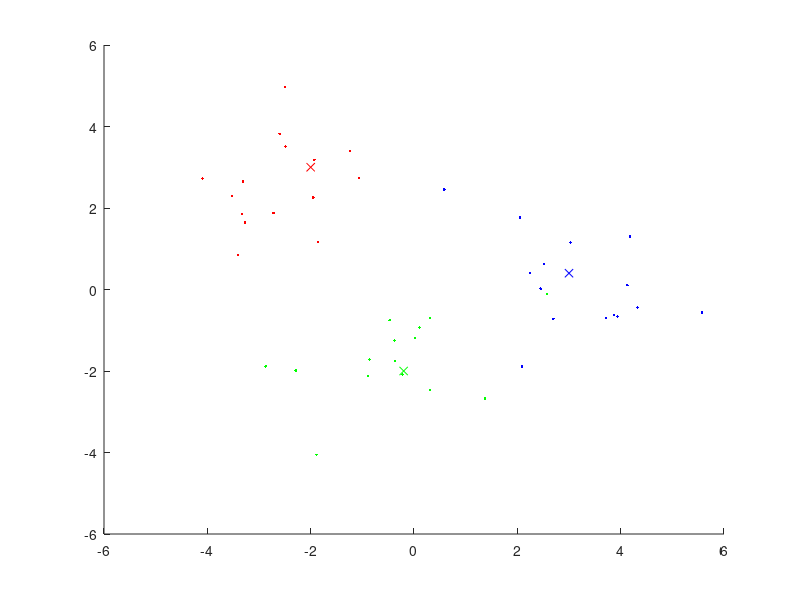

This chart was generated by the following MATLAB code:
clear; clc; clf; %close all;

%% mvnrnd
n = 15;
mu1 = [-2 3]; sigma1 = [1.5 0.6; 0.6 1.5]; n1 = n;
r1 = mvnrnd(mu1,sigma1,n1);
mu2 = [-0.2 -2]; sigma2 = [2 0.4; 0.4 1]; n2 = n;
r2 = mvnrnd(mu2,sigma2,n2);
mu3 = [3 0.4]; sigma3 = [1.5 -1; -1 1.5]; n3 = n;
r3 = mvnrnd(mu3,sigma3,n3);

%% save x, y
x = [r1; r2; r3];
y0 = ones(n,1);
y0 = [y0; y0*2; y0*3];
eyemtx= eye(3);
y = eyemtx(y0,:);
save('data.mat', 'n', 'x', 'y', 'y0', 'mu1', 'mu2', 'mu3');

%% show data
figure(1);hold on;
plot(mu1(1),mu1(2),'rx');
plot(mu2(1),mu2(2),'gx');
plot(mu3(1),mu3(2),'bx');
plot(r1(:,1),r1(:,2),'r.');
plot(r2(:,1),r2(:,2),'g.');
plot(r3(:,1),r3(:,2),'b.');

print(gcf, '-dpng', 'data.png');